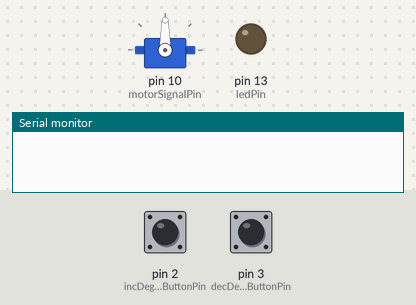
Bench run of a sketch on a simulated Arduino Uno, built with avr-gcc and run on an emulated ATmega328P. Parts: servo, output pins drawn as LEDs (lit = HIGH), the last lines printed to the serial monitor. Inputs (shaded band) come from the test bench; at power-on: pin 2 (incDegreeButtonPin) HIGH, pin 3 (decDegreeButtonPin) HIGH.

Above: at 1.2 s.
1.3 s: pin 2 (incDegreeButtonPin) pulled LOW for 0.15 s
At 2.2 s:
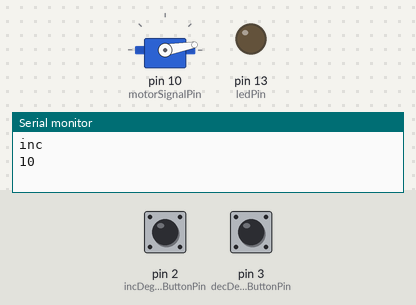
2.9 s: pin 2 (incDegreeButtonPin) pulled LOW for 1 s
At 4.7 s:
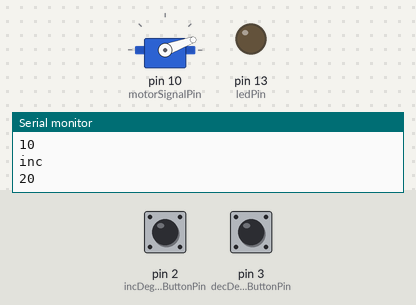
5.4 s: pin 3 (decDegreeButtonPin) pulled LOW for 0.15 s
At 6.6 s:
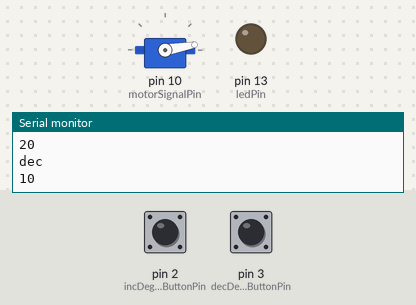
7.0 s: pin 3 (decDegreeButtonPin) pulled LOW for 1 s
At 9.0 s:
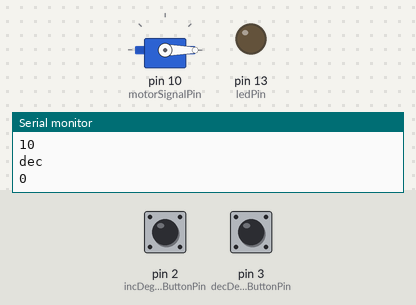
9.5 s: pin 2 (incDegreeButtonPin) pulsed LOW 5 times (0.12 s each, 0.3 s apart)
At 11.9 s:
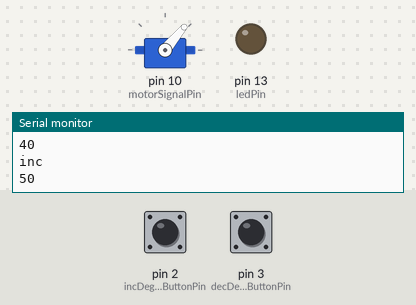
12.5 s: pin 2 (incDegreeButtonPin) pulled LOW for 0.15 s
At 13.2 s:
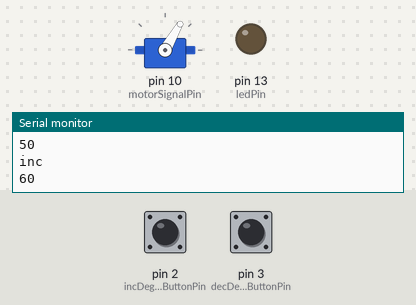
Timing chart, 0 to 15.1 s (numbered marks = the images above; inputs shaded):
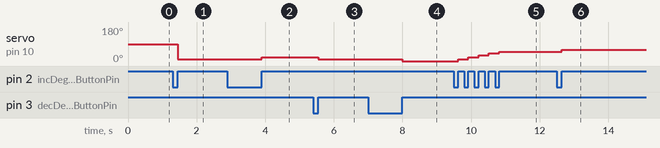

The sketch:

servo.ino
```cpp
#include <Servo.h>

Servo myservo;  // create servo object to control a servo
// twelve servo objects can be created on most boards

int pos = 0;    // variable to store the servo position

// constants won't change. They're used here to set pin numbers:
const int incDegreeButtonPin = 2;     // the number of the pushbutton pin
const int decDegreeButtonPin = 3;     // the number of the pushbutton pin

const int motorSignalPin = 10;     // the number of the pushbutton pin
const int ledPin =  13;      // the number of the LED pin

// variables will change:
int buttonState = 0;         // variable for reading the pushbutton status
int incDegreeButtonState = 0;
int decDegreeButtonState = 0;

void setup() {
  myservo.attach(motorSignalPin, 1000, 2000);  // attaches the servo on pin 10 to the servo object (1ms to 2ms PWM is 0 to 180)
  // initialize the LED pin as an output:
  pinMode(ledPin, OUTPUT);
  pinMode(incDegreeButtonPin, INPUT);
  pinMode(decDegreeButtonPin, INPUT);
  Serial.begin(9600);
}

void loop() {
  // read the state of the pushbutton value:
  incDegreeButtonState = digitalRead(incDegreeButtonPin);
  decDegreeButtonState = digitalRead(decDegreeButtonPin);

  // check if the pushbutton is pressed. If it is, the buttonState is LOW:
  if (incDegreeButtonState == LOW) {
    Serial.println("inc");
    while(digitalRead(incDegreeButtonPin) == LOW){}
    pos = pos + 10;
    if(pos > 180)
      pos = 180;
    myservo.write(pos);
    Serial.println(pos);
  }
  if (decDegreeButtonState == LOW) {
    Serial.println("dec");
    while(digitalRead(decDegreeButtonPin) == LOW){}
    pos = pos - 10;
    if(pos < 0)
      pos = 0;
    myservo.write(pos);
    Serial.println(pos);
  }

}
```

Measured:
- after the input at 1.3 s, servo on pin 10 (motorSignalPin): 90° → 10° after 0.15 s
- after the input at 2.9 s, servo on pin 10 (motorSignalPin): 10° → 20° after 1.0 s
- after the input at 5.4 s, servo on pin 10 (motorSignalPin): 20° → 10° after 0.15 s
- after the input at 7.0 s, servo on pin 10 (motorSignalPin): 10° → 0° after 1.0 s
- after the input at 9.5 s, servo on pin 10 (motorSignalPin): moves from 0° to 50° over 1.2 s, starting after 0.12 s
- after the input at 12.5 s, servo on pin 10 (motorSignalPin): 50° → 60° after 0.15 s
